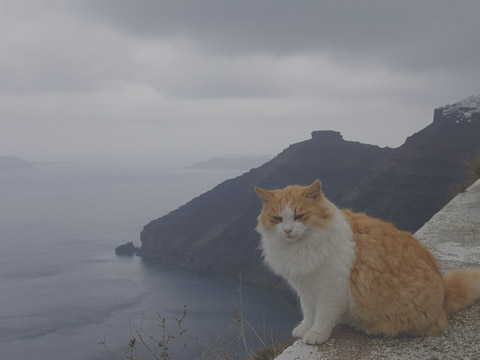
#> input picture prac_chap6/image/hist_stretch.jpg, 480 x 360 px
$ python 11.histogram_stretching.py
#> lines starting #> are read from the running program, lines starting #| are printed output that depends on the picture; after the words box and inside, x2 and y2 are one past the last pixel; in counts of white or black regions, pixels touching at a corner belong together
### Common/histogram.py
import numpy as np, cv2


def draw_histo(hist, shape=(200, 256)):
    hist_img = np.full(shape, 255, np.uint8)
    cv2.normalize(hist, hist, 0, shape[0], cv2.NORM_MINMAX)
    #히스토그램의 값의 최소값과 최대값을 0~200으로 맞춤
    gap = hist_img.shape[1] / hist.shape[0]  # 한 계급 너비

    print(hist)

    for i, h in enumerate(hist):
        x = int(round(i * gap))
        y = int(round(gap))
        cv2.rectangle(hist_img, (x, 0, y, int(h)),0, cv2.FILLED)

    # 영상 상하 뒤집기 후 반환 return
    return np.flip(hist_img, 0)

### prac_chap6/11.histogram_stretching.py
import numpy as np, cv2
from Common.histogram import draw_histo

def search_value_idx(hist, bias = 0):
    for i in range(hist.shape[0]):
        idx = np.abs(bias - i)                     # 검색 위치 (처음 또는 마지막)
        if hist[idx] > 0:  return idx                             # 위치 반환
    return -1                                      # 대상 없으면 반환

image = cv2.imread("image/hist_stretch.jpg", cv2.IMREAD_GRAYSCALE)   # 영상읽기
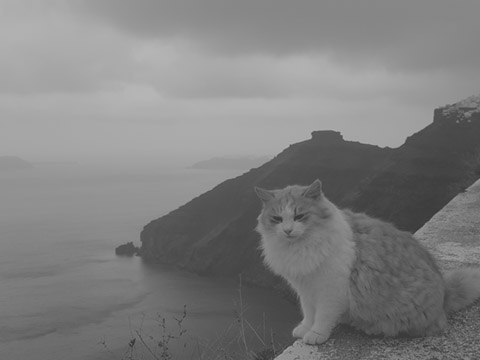
#> image: shape (360, 480); min 53, max 182, mean 126.7
if image is None: raise Exception("영상 파일 읽기 오류")

bsize, ranges = [256], [0,256]                        # 계급 개수 및 화소 범위
hist = cv2.calcHist([image], [0], None, bsize, ranges)
#> hist = 256 values, max 4400 at index 135, min 0 at index 0, mean 675

bin_width  = ranges[1]/bsize[0]                      # 계급 너비
high = search_value_idx(hist, bsize[0] - 1) * bin_width
#> high = 182
low  = search_value_idx(hist, 0) * bin_width
#> low = 53

idx = np.arange(0, 256)
idx = (idx - low) * 255/(high-low)	# 수식 적용하여 인덱스 생성
#> idx = 256 values from -104.8 to 399.3
idx[0:int(low)] = 0
idx[int(high+1):] = 255

dst = cv2.LUT(image, idx.astype('uint8'))
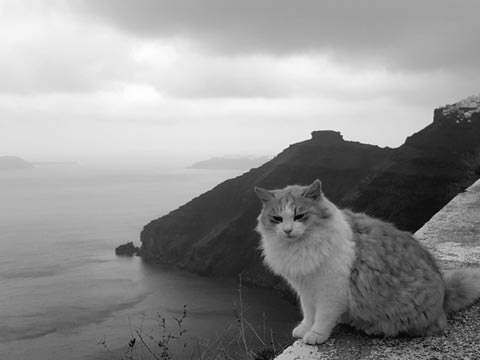
#> dst: shape (360, 480); min 0, max 255, mean 145.3
# [5 lines of commented-out code are left out]

hist_dst = cv2.calcHist([dst], [0], None, bsize, ranges)  # 결과 영상 히스토그램 재계산
#> hist_dst = 256 values, max 4400 at index 162, min 0 at index 2, mean 675
hist_img = draw_histo(hist, (200,360))          # 원본 영상 히스토그램 그리기
#> (printed output is left out)
#> the loop in draw_histo, `for i, h in enumerate(hist):` made 256 passes
#> (h, x) on passes 1 to 3: ([0], 0), ([0], 1), ([0], 3)
#> after the loop in draw_histo, `for i, h in enumerate(hist):`:
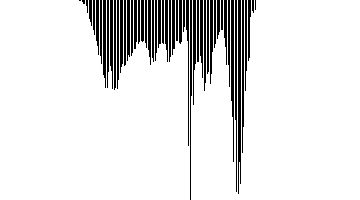
#> hist_img: shape (200, 360); 89.2% white; black in thin lines or dots, all inside (x1, y1, x2, y2) = (79, 0, 256, 200)
#> in draw_histo, `return np.flip(hist_img, 0)`:
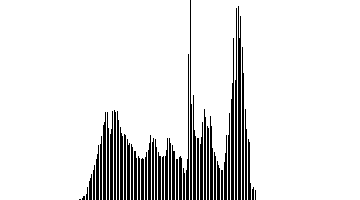
#> returned value: shape (200, 360); 89.2% white; black in thin lines or dots, all inside (x1, y1, x2, y2) = (79, 0, 256, 200)
hist_dst_img = draw_histo(hist_dst,(200,360))  # 결과 영상 히스토그램 그리기
#> call 2 of draw_histo, with hist = array of shape (256, 1), shape = (200, 360)
#> (printed output is left out)
#> the loop in draw_histo (call 2), `for i, h in enumerate(hist):` made 256 passes
#> (h, x) on passes 1 to 3: ([0.0455], 0), ([0.227], 1), ([0], 3)
#> after the loop in draw_histo (call 2), `for i, h in enumerate(hist):`:
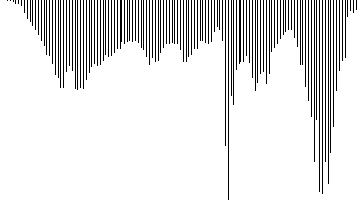
#> hist_img: shape (200, 360); 89.2% white; black in thin lines or dots
#> in draw_histo (call 2), `return np.flip(hist_img, 0)`:
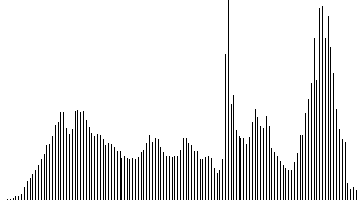
#> returned value: shape (200, 360); 89.2% white; black in thin lines or dots

print("high_value = ", high)
print("low_value = " , low)
cv2.imshow("image", image);         cv2.imshow("hist_img", hist_img)
cv2.imshow("dst", dst);             cv2.imshow("hist_dst_img", hist_dst_img)
cv2.waitKey(0)

$ run again, with prac_chap6/image/add2.jpg copied over prac_chap6/image/hist_stretch.jpg
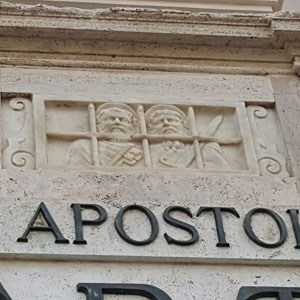
#> input picture prac_chap6/image/add2.jpg, 300 x 300 px
#> hist = 256 values, max 1950 at index 176, min 0 at index 218, mean 351.6
#> high = 221
#> low = 0
#> `idx = (idx - low) * 255/(high-low)`: idx = 256 values from 0 to 294.2
#> hist_dst = 256 values, max 1950 at index 203, min 0 at index 7, mean 351.6
#> (printed output is left out)
#> the loop in draw_histo, `for i, h in enumerate(hist):` made 256 passes
#> (h, x) on passes 1 to 3: ([1.33], 0), ([0.41], 1), ([0.205], 3)
#> after the loop in draw_histo, `for i, h in enumerate(hist):`:
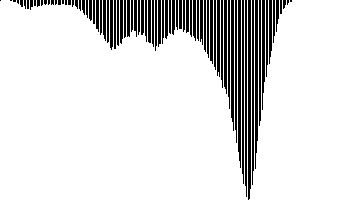
#> hist_img: shape (200, 360); 87.3% white; 83 black regions (21 under 20 px), largest, box (x1, y1, x2, y2) and area: (248, 0, 251, 200) 588, (238, 0, 241, 168) 481, (255, 0, 258, 169) 463
#> (printed output is left out)
#> the loop in draw_histo (call 2), `for i, h in enumerate(hist):` made 256 passes
#> in draw_histo (call 2), `return np.flip(hist_img, 0)`:
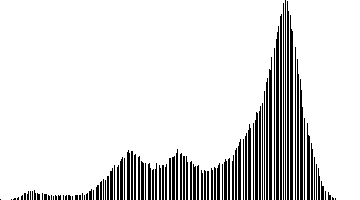
#> returned value: shape (200, 360); 87.3% white; black in thin lines or dots
